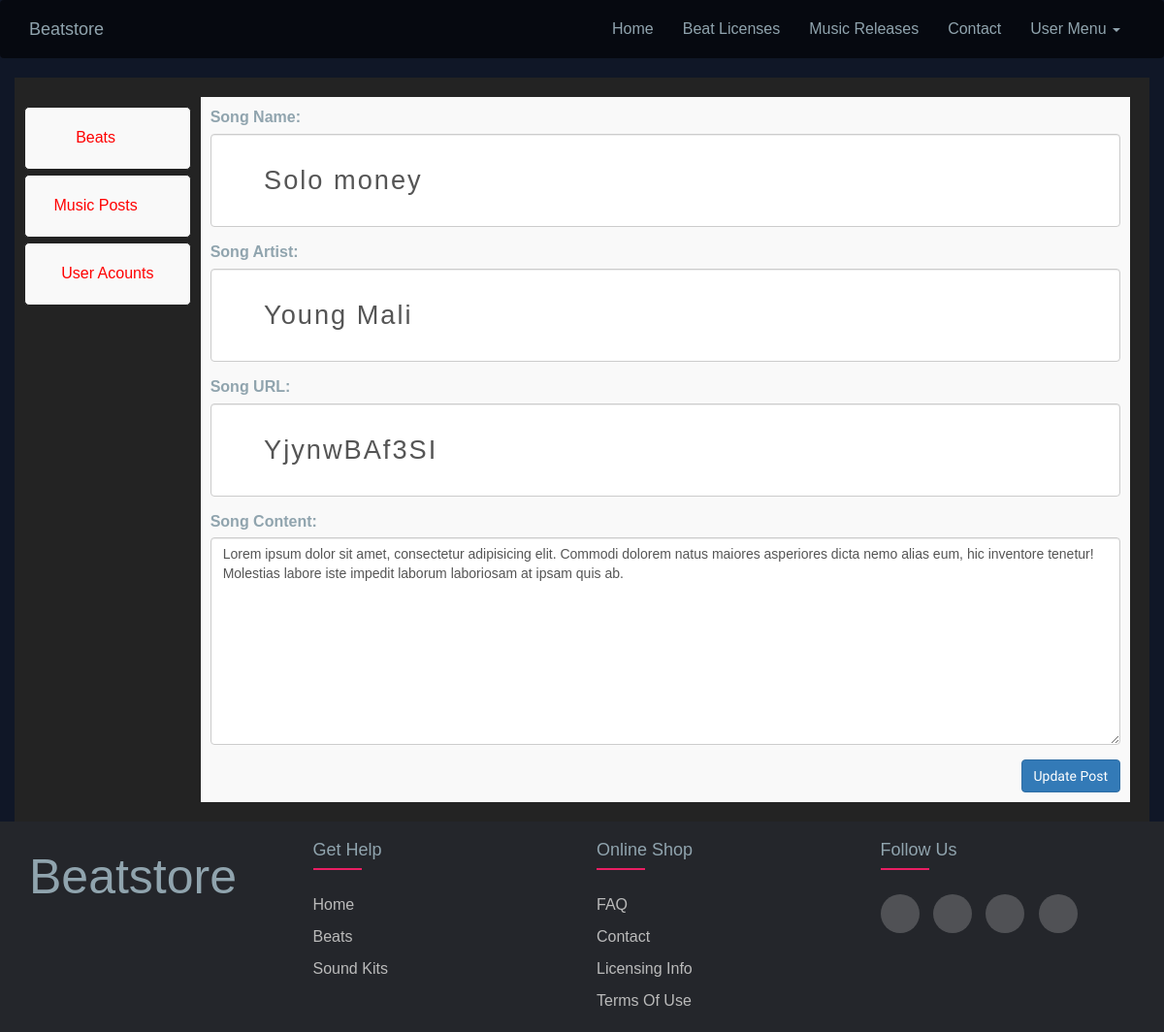
Page /cms.php?source=edit_post&edit=2 (signed in) on the committed database.
### tables this page shows
CREATE TABLE `navbar` (
  `id` int(11) NOT NULL,
  `page` varchar(255) NOT NULL,
  `link` varchar(256) NOT NULL
);

CREATE TABLE `music_posts` (
  `id` int(11) NOT NULL,
  `song_name` varchar(255) NOT NULL,
  `song_artist` varchar(255) NOT NULL,
  `song_url` varchar(255) NOT NULL,
  `song_content` text NOT NULL
);

### includes/functions.php (called while the page is built, shortened)
<?php
include 'db.php';
function getNavbar(){
  global $connection;
  $query = 'SELECT * FROM navbar';
  $result = mysqli_query($connection, $query);
  while($row = mysqli_fetch_assoc($result)){
    $page = array(
      'page' => $row['page'],
      'link' => $row['link']
    );
    $pages[] = $page;
  }
  return $pages;
}

### includes/edit_post.php (the view, shortened to what this page needs)
<?php
if (isset($_GET['edit'])){
  $edit_id = mysqli_real_escape_string($connection, $_GET['edit']);
  $query = "SELECT * FROM music_posts WHERE id= {$edit_id}";
  $result = mysqli_query($connection, $query);
  while($row = mysqli_fetch_assoc($result)){
    $song_name = $row['song_name'];
    $song_artist = $row['song_artist'];
    $song_url = $row['song_url'];
    $song_content = $row['song_content'];
    ?>
 <form action="" method="post">
  <div class="form-group">
  <label for="song_name">Song Name: </label>
  <input name="song_name" type="text" class="form-control" value="<?php echo $song_name; ?>">
  </div>
  <div class="form-group">
  <label for="song_artist">Song Artist: </label>
  <input name="song_artist" type="text" class="form-control" value="<?php echo $song_artist; ?>">
  </div>
  <div class="form-group">
  <label for="song_url">Song URL: </label>
  <input name="song_url" type="text" class="form-control" value="<?php echo $song_url; ?>">
  </div>
  <div class="form-group">
  <label for="song_content">Song Content: </label>
    <textarea rows=10 name="song_content" class="form-control"><?php echo $song_content; ?></textarea>
  </div>
  <input class="btn btn-primary pull-right" type="submit" value="Update Post" name='submit'>
</form>
<?php  }
} ?>

### includes/navbar.php (shortened to what this page needs)
   <nav class="navbar navbar-inverse" id="navbar-scroll">
      <div class="container">
           <div class="navbar-header">
              <a href="index.php" class="navbar-brand" >Beatstore </a>
           </div>
           <div class="collapse navbar-collapse" id="navbar-collapse">
               <ul class="nav navbar-nav navbar-right">
                   <?php
                 foreach(getNavbar() as $key => $value){
                 ?>
                 <li <?php if($link == $value['link']){
                  echo 'class = active';
                 }?>
                 ><a href="<?php echo $value['link'];?>"><?php echo $value['page'];?></a></li>
                 <?php }
                 if(isset($_SESSION['logged_in'])){
                   ?>
                   <li class="dropdown">
                    <a class="toggle" data-target="userMenu" data-toggle="dropdown" aria-expanded="true">
User Menu
                      <span class="caret"></span></a>
                   </li>
                   <?php
                 }else {
                       echo "<li><a href='login.php'>Login</a></li>";
                 }
                 ?>
               </ul>
           </div>
       </div>
   </nav>

### main.css (style rules this page uses)
body { font-family: Oswald, Helvetica, Arial, sans-serif; font-size: 16px; padding: auto; background: #101727; background-position: center center; background-size: cover; }
body { min-height: 100vh; display: flex; flex-direction: column; flex-wrap: wrap; justify-content: space-between; color: #90a4ae; }
#navbar-scroll { padding: 5px 0; position: fixed; }
#navbar-scroll a { color: #90a4ae; }
nav#navbar-scroll { margin-bottom: 0; background: rgba(0,0,0,.6); border: none; position: absolute; width: 100%; z-index: 100; }
* { margin:0; padding:0; box-sizing: border-box; }
ul { list-style: none; }

### seach_bar.css (style rules this page uses)
* { outline: none; }
input, button { color: #000; font-family: Nunito; padding: 0; margin: 0; border: 3px; background-color: transparent; font-family: 'Comfortaa', cursive; }
form { height: 96px; }
input[type="text"] { width: 100%; height: 96px; font-size: 1.7em; line-height: 1; font-family: "Poppins", 'Helvetica', sans-serif; letter-spacing: 2px; padding-left: 2em; }
input[type="text"]::placeholder { color: #000; letter-spacing: 2px; padding-left: 0.5em; font-family: "Poppins", 'Helvetica', sans-serif; }

### rows in the picture
navbar: page "Home"
navbar: page "Beat Licenses"
navbar: page "Music Releases"
navbar: page "Contact"
music_posts: song_name "Solo money", song_artist "Young Mali", song_url "YjynwBAf3SI", song_content "Lorem ipsum dolor sit amet, consectetur adipisicing elit. Commodi dolorem natus maiores asperiores dicta nemo alias eum, hic inventore tenetur! Molestias labore iste impedit laborum laboriosam at ipsam quis ab."
